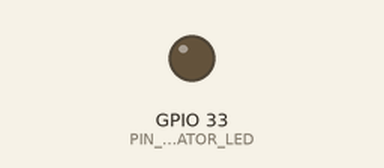
This sketch was run on a simulated ESP32. Shown: output pins drawn as LEDs (lit = HIGH). WiFi joins after 1.5 s; servers stay silent unless stated; the camera gives no picture; not simulated (calls return 0 or success): secrets.h; names the files do not define were given values by the test bench: HTTP_PORT = 80; what the sketch prints to the serial monitor is not drawn.

Above: at 0.0 s.
At 2.2 s:
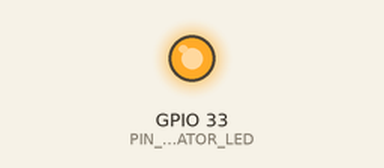
Timing chart, 0 to 4.1 s (numbered marks = the images above):
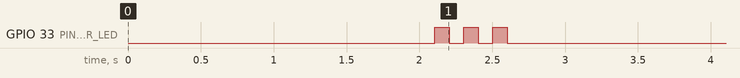

The sketch:

esp32_cam.ino
```cpp
// AgriTraceBio — Firmware ESP32-CAM (AI-Thinker OV2640)
// Expose /capture (JPEG unique) et /stream (MJPEG) sur le WiFi local.
// Le Raspberry Pi vient chercher les images pour analyse YOLO.
#include "config.h"
#include "Camera.h"
#include "CameraServer.h"
#include "WifiManager.h"

Camera        camera;
CameraServer  server;
WifiManager   wifi;

static void blink(uint8_t pin, uint8_t n, unsigned long ms = 100) {
  for (uint8_t i = 0; i < n; ++i) {
    digitalWrite(pin, HIGH); delay(ms);
    digitalWrite(pin, LOW);  delay(ms);
  }
}

void setup() {
  Serial.begin(115200);
  delay(300);
  Serial.println("\n=== AgriTraceBio ESP32-CAM ===");

  pinMode(PIN_INDICATOR_LED, OUTPUT);

  if (!camera.begin()) {
    Serial.println("[fatal] caméra non détectée. redémarrage dans 5 s");
    delay(5000);
    ESP.restart();
  }

  if (!wifi.begin()) {
    Serial.println("[fatal] WiFi indispo. redémarrage dans 5 s");
    delay(5000);
    ESP.restart();
  }

  if (!server.begin(HTTP_PORT)) {
    Serial.println("[fatal] serveur HTTP KO. redémarrage");
    delay(2000);
    ESP.restart();
  }

  blink(PIN_INDICATOR_LED, 3);   // signal visuel : prêt
}

void loop() {
  // Le serveur HTTP tourne dans sa propre tâche : ici on surveille le WiFi.
  if (!wifi.isConnected()) {
    Serial.println("[wifi] perdu, redémarrage");
    delay(2000);
    ESP.restart();
  }
  delay(5000);
}
```

Camera.cpp
```cpp
#include "Camera.h"
#include "config.h"
#include "esp_camera.h"

bool Camera::begin() {
  camera_config_t cfg;
  cfg.ledc_channel = LEDC_CHANNEL_0;
  cfg.ledc_timer   = LEDC_TIMER_0;
  cfg.pin_d0 = Y2_GPIO_NUM;
  cfg.pin_d1 = Y3_GPIO_NUM;
  cfg.pin_d2 = Y4_GPIO_NUM;
  cfg.pin_d3 = Y5_GPIO_NUM;
  cfg.pin_d4 = Y6_GPIO_NUM;
  cfg.pin_d5 = Y7_GPIO_NUM;
  cfg.pin_d6 = Y8_GPIO_NUM;
  cfg.pin_d7 = Y9_GPIO_NUM;
  cfg.pin_xclk = XCLK_GPIO_NUM;
  cfg.pin_pclk = PCLK_GPIO_NUM;
  cfg.pin_vsync = VSYNC_GPIO_NUM;
  cfg.pin_href = HREF_GPIO_NUM;
  cfg.pin_sscb_sda = SIOD_GPIO_NUM;
  cfg.pin_sscb_scl = SIOC_GPIO_NUM;
  cfg.pin_pwdn = PWDN_GPIO_NUM;
  cfg.pin_reset = RESET_GPIO_NUM;
  cfg.xclk_freq_hz = 20000000;
  cfg.pixel_format = PIXFORMAT_JPEG;
  cfg.frame_size   = IMG_FRAMESIZE;
  cfg.jpeg_quality = IMG_JPEG_QUALITY;
  cfg.fb_count     = psramFound() ? IMG_FB_COUNT : 1;
  cfg.fb_location  = psramFound() ? CAMERA_FB_IN_PSRAM
                                  : CAMERA_FB_IN_DRAM;
  cfg.grab_mode    = CAMERA_GRAB_LATEST;

  esp_err_t err = esp_camera_init(&cfg);
  if (err != ESP_OK) {
    Serial.printf("[cam] init KO (0x%x)\n", err);
    return false;
  }
  Serial.println("[cam] OV2640 prêt");
  return true;
}
```

Camera.h
```cpp
// Initialisation du capteur OV2640 embarqué sur la carte ESP32-CAM.
#pragma once
#include <Arduino.h>

class Camera {
 public:
  // Retourne true si l'initialisation a réussi.
  bool begin();
};
```

CameraServer.cpp
```cpp
#include "CameraServer.h"
#include "esp_camera.h"

#define BOUNDARY "AgriTraceBioFrame"
static const char* STREAM_TYPE =
  "multipart/x-mixed-replace; boundary=" BOUNDARY;
static const char* PART_HEADER =
  "\r\n--" BOUNDARY "\r\nContent-Type: image/jpeg\r\n"
  "Content-Length: %u\r\n\r\n";

static esp_err_t capture_handler(httpd_req_t* req) {
  camera_fb_t* fb = esp_camera_fb_get();
  if (!fb) return httpd_resp_send_500(req);

  httpd_resp_set_type(req, "image/jpeg");
  httpd_resp_set_hdr(req, "Content-Disposition",
                    "inline; filename=capture.jpg");
  esp_err_t res = httpd_resp_send(req, (const char*)fb->buf, fb->len);
  esp_camera_fb_return(fb);
  return res;
}

static esp_err_t stream_handler(httpd_req_t* req) {
  esp_err_t res = httpd_resp_set_type(req, STREAM_TYPE);
  if (res != ESP_OK) return res;

  char header[64];
  while (true) {
    camera_fb_t* fb = esp_camera_fb_get();
    if (!fb) { res = ESP_FAIL; break; }
    size_t hlen = snprintf(header, sizeof(header), PART_HEADER, fb->len);
    if (httpd_resp_send_chunk(req, header, hlen) != ESP_OK ||
        httpd_resp_send_chunk(req, (const char*)fb->buf, fb->len) != ESP_OK) {
      esp_camera_fb_return(fb);
      res = ESP_FAIL;
      break;
    }
    esp_camera_fb_return(fb);
  }
  return res;
}

static esp_err_t health_handler(httpd_req_t* req) {
  httpd_resp_set_type(req, "application/json");
  return httpd_resp_send(req, "{\"status\":\"ok\"}", 15);
}

bool CameraServer::begin(uint16_t port) {
  httpd_config_t cfg = HTTPD_DEFAULT_CONFIG();
  cfg.server_port = port;
  cfg.ctrl_port   = port + 100;

  if (httpd_start(&handle_, &cfg) != ESP_OK) {
    Serial.println("[srv] httpd_start KO");
    return false;
  }
  httpd_uri_t capture = { "/capture", HTTP_GET, capture_handler, nullptr };
  httpd_uri_t stream  = { "/stream",  HTTP_GET, stream_handler,  nullptr };
  httpd_uri_t health  = { "/health",  HTTP_GET, health_handler,  nullptr };
  httpd_register_uri_handler(handle_, &capture);
  httpd_register_uri_handler(handle_, &stream);
  httpd_register_uri_handler(handle_, &health);
  Serial.printf("[srv] écoute sur :%u  (/capture, /stream, /health)\n", port);
  return true;
}

void CameraServer::stop() {
  if (handle_) { httpd_stop(handle_); handle_ = nullptr; }
}
```

CameraServer.h
```cpp
// Serveur HTTP embarqué : /capture (JPEG) + /stream (MJPEG) + /health.
#pragma once
#include <Arduino.h>
#include "esp_http_server.h"

class CameraServer {
 public:
  bool begin(uint16_t port);
  void stop();
 private:
  httpd_handle_t handle_ = nullptr;
};
```

WifiManager.cpp
```cpp
#include "WifiManager.h"
#include "config.h"
#include <WiFi.h>

bool WifiManager::begin() {
  WiFi.mode(WIFI_STA);
  WiFi.setSleep(false);           // meilleure réactivité pour le stream
  WiFi.setAutoReconnect(true);
  WiFi.begin(WIFI_SSID, WIFI_PASSWORD);

  Serial.print("[wifi] connexion");
  unsigned long start = millis();
  while (WiFi.status() != WL_CONNECTED &&
         millis() - start < WIFI_TIMEOUT_MS) {
    delay(500);
    Serial.print(".");
  }
  Serial.println();
  if (WiFi.status() == WL_CONNECTED) {
    Serial.print("[wifi] IP=");
    Serial.println(WiFi.localIP());
    return true;
  }
  Serial.println("[wifi] échec au boot");
  return false;
}

bool WifiManager::isConnected() const {
  return WiFi.status() == WL_CONNECTED;
}
```

WifiManager.h
```cpp
// Connexion WiFi bloquante (au boot uniquement — le serveur HTTP a besoin
// d'un lien stable dès le démarrage).
#pragma once
#include <Arduino.h>

class WifiManager {
 public:
  bool begin();     // renvoie true si connecté avant WIFI_TIMEOUT_MS
  bool isConnected() const;
};
```

config.h
```cpp
// Configuration ESP32-CAM AI-Thinker.
#pragma once
#include "secrets.h"

// LED flash intégrée (GPIO 4). Attention : partagée avec la carte SD.
#define PIN_FLASH_LED     4
#define PIN_INDICATOR_LED 33   // LED rouge inversée sur la face arrière

// Qualité d'image (voir sensor.h : PIXFORMAT_JPEG, framesize_t)
#define IMG_FRAMESIZE     FRAMESIZE_VGA   // 640x480, bon compromis pour YOLO
#define IMG_JPEG_QUALITY  12               // 0 (best) .. 63 (worst)
#define IMG_FB_COUNT      2                // double buffer si PSRAM

// Ne pas modifier : brochage AI-Thinker (OV2640).
#define PWDN_GPIO_NUM     32
#define RESET_GPIO_NUM    -1
#define XCLK_GPIO_NUM      0
#define SIOD_GPIO_NUM     26
#define SIOC_GPIO_NUM     27
#define Y9_GPIO_NUM       35
#define Y8_GPIO_NUM       34
#define Y7_GPIO_NUM       39
#define Y6_GPIO_NUM       36
#define Y5_GPIO_NUM       21
#define Y4_GPIO_NUM       19
#define Y3_GPIO_NUM       18
#define Y2_GPIO_NUM        5
#define VSYNC_GPIO_NUM    25
#define HREF_GPIO_NUM     23
#define PCLK_GPIO_NUM     22

#define WIFI_TIMEOUT_MS   15000UL
```
